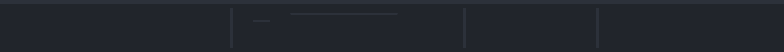
           <widget class="QFrame" name="content_tool_bar">
            <property name="enabled">
             <bool>true</bool>
            </property>
            <property name="sizePolicy">
             <sizepolicy hsizetype="Expanding" vsizetype="Expanding">
              <horstretch>0</horstretch>
              <verstretch>0</verstretch>
             </sizepolicy>
            </property>
            <property name="minimumSize">
             <size>
              <width>0</width>
              <height>50</height>
             </size>
            </property>
            <property name="maximumSize">
             <size>
              <width>16777215</width>
              <height>50</height>
             </size>
            </property>
            <property name="styleSheet">
             <string notr="true">border-top: 2px solid rgb(44, 49, 58);
background-color: rgb(33, 37, 43);
</string>
            </property>
            <layout class="QVBoxLayout" name="content_tool_bar_layout">
             <property name="spacing">
              <number>0</number>
             </property>
             <property name="sizeConstraint">
              <enum>QLayout::SetMinAndMaxSize</enum>
             </property>
             <property name="leftMargin">
              <number>0</number>
             </property>
             <property name="topMargin">
              <number>0</number>
             </property>
             <property name="rightMargin">
              <number>0</number>
             </property>
             <property name="bottomMargin">
              <number>0</number>
             </property>
             <item>
              <widget class="QFrame" name="toolbar_container">
               <property name="minimumSize">
                <size>
                 <width>0</width>
                 <height>50</height>
                </size>
               </property>
               <property name="maximumSize">
                <size>
                 <width>16777215</width>
                 <height>50</height>
                </size>
               </property>
               <property name="styleSheet">
                <string notr="true">QPushButton { background-color: rgba(255, 255, 255, 0); border: none;  border-radius: 5px; }
QPushButton:hover { background-color: rgba(255, 255, 255, 0.5); border-style: solid; border-radius: 4px; }
QPushButton:pressed { background-color: rgb(23, 26, 30); border-style: solid; border-radius: 4px; }</string>
               </property>
               <property name="lineWidth">
                <number>0</number>
               </property>
               <layout class="QHBoxLayout" name="tool_bar_container_layout">
                <property name="spacing">
                 <number>0</number>
                </property>
                <property name="leftMargin">
                 <number>0</number>
                </property>
                <property name="topMargin">
                 <number>0</number>
                </property>
                <property name="rightMargin">
                 <number>0</number>
                </property>
                <property name="bottomMargin">
                 <number>0</number>
                </property>
                <item>
                 <layout class="QHBoxLayout" name="toolbar_left">
                  <property name="spacing">
                   <number>30</number>
                  </property>
                  <property name="leftMargin">
                   <number>20</number>
                  </property>
                  <property name="rightMargin">
                   <number>20</number>
                  </property>
                  <item>
                   <widget class="QPushButton" name="back_button">
                    <property name="enabled">
                     <bool>true</bool>
                    </property>
                    <property name="minimumSize">
                     <size>
                      <width>25</width>
                      <height>25</height>
                     </size>
                    </property>
                    <property name="maximumSize">
                     <size>
                      <width>25</width>
                      <height>25</height>
                     </size>
                    </property>
                    <property name="toolTip">
                     <string>Back to previous page</string>
                    </property>
                    <property name="styleSheet">
                     <string notr="true"/>
                    </property>
                    <property name="text">
                     <string/>
                    </property>
                    <property name="icon">
                     <iconset>
                      <normalon>:/images/toolbar/images/toolbar/back.png</normalon>
                      <disabledon>:/images/toolbar/images/toolbar/back-disabled.png</disabledon>
                     </iconset>
                    </property>
                    <property name="iconSize">
                     <size>
                      <width>25</width>
                      <height>25</height>
                     </size>
                    </property>
                   </widget>
                  </item>
                  <item>
                   <widget class="QPushButton" name="forward_button">
                    <property name="maximumSize">
                     <size>
                      <width>25</width>
                      <height>25</height>
                     </size>
                    </property>
                    <property name="toolTip">
                     <string>Forward to next page</string>
                    </property>
                    <property name="text">
                     <string/>
                    </property>
                    <property name="icon">
                     <iconset>
                      <normalon>:/images/toolbar/images/toolbar/forward.png</normalon>
                      <disabledon>:/images/toolbar/images/toolbar/forward-disabled.png</disabledon>
                     </iconset>
                    </property>
                    <property name="iconSize">
                     <size>
                      <width>25</width>
                      <height>25</height>
                     </size>
                    </property>
                   </widget>
                  </item>
                  <item>
                   <widget class="QPushButton" name="reload_button">
                    <property name="enabled">
                     <bool>true</bool>
                    </property>
                    <property name="minimumSize">
                     <size>
                      <width>25</width>
                      <height>25</height>
                     </size>
                    </property>
                    <property name="maximumSize">
                     <size>
                      <width>25</width>
                      <height>25</height>
                     </size>
                    </property>
                    <property name="toolTip">
                     <string>Reload page</string>
                    </property>
                    <property name="text">
                     <string/>
                    </property>
                    <property name="icon">
                     <iconset>
                      <normalon>:/images/toolbar/images/toolbar/reload.png</normalon>
                      <disabledon>:/images/toolbar/images/toolbar/reload-disabled.png</disabledon>
                     </iconset>
                    </property>
                    <property name="iconSize">
                     <size>
                      <width>25</width>
                      <height>25</height>
                     </size>
                    </property>
                   </widget>
                  </item>
                  <item>
                   <widget class="QPushButton" name="home_button">
                    <property name="enabled">
                     <bool>true</bool>
                    </property>
                    <property name="maximumSize">
                     <size>
                      <width>25</width>
                      <height>25</height>
                     </size>
                    </property>
                    <property name="toolTip">
                     <string>Go home</string>
                    </property>
                    <property name="text">
                     <string/>
                    </property>
                    <property name="icon">
                     <iconset>
                      <normalon>:/images/toolbar/images/toolbar/home.png</normalon>
                      <disabledon>:/images/toolbar/images/toolbar/home-disabled.png</disabledon>
                     </iconset>
                    </property>
                    <property name="iconSize">
                     <size>
                      <width>25</width>
                      <height>25</height>
                     </size>
                    </property>
                   </widget>
                  </item>
                 </layout>
                </item>
                <item>
                 <layout class="QHBoxLayout" name="tool_bar_center">
                  <property name="spacing">
                   <number>20</number>
                  </property>
                  <property name="leftMargin">
                   <number>0</number>
                  </property>
                  <item>
                   <widget class="Line" name="separator_url_bar_left">
                    <property name="minimumSize">
                     <size>
                      <width>0</width>
                      <height>0</height>
                     </size>
                    </property>
                    <property name="maximumSize">
                     <size>
                      <width>16777215</width>
                      <height>40</height>
                     </size>
                    </property>
                    <property name="styleSheet">
                     <string notr="true">background-color: rgb(44, 49, 58);</string>
                    </property>
                    <property name="frameShadow">
                     <enum>QFrame::Plain</enum>
                    </property>
                    <property name="lineWidth">
                     <number>2</number>
                    </property>
                    <property name="midLineWidth">
                     <number>0</number>
                    </property>
                    <property name="orientation">
                     <enum>Qt::Vertical</enum>
                    </property>
                   </widget>
                  </item>
                  <item>
                   <widget class="QLabel" name="httpsIcon">
                    <property name="minimumSize">
                     <size>
                      <width>17</width>
                      <height>17</height>
                     </size>
                    </property>
                    <property name="maximumSize">
                     <size>
                      <width>16</width>
                      <height>16</height>
                     </size>
                    </property>
                    <property name="lineWidth">
                     <number>0</number>
                    </property>
                    <property name="text">
                     <string/>
                    </property>
                    <property name="pixmap">
                     <pixmap resource="resources.qrc">:/images/toolbar/images/toolbar/lock-open.png</pixmap>
                    </property>
                    <property name="scaledContents">
                     <bool>false</bool>
                    </property>
                   </widget>
                  </item>
                  <item>
                   <widget class="QLineEdit" name="url_line_edit">
                    <property name="minimumSize">
                     <size>
                      <width>0</width>
                      <height>30</height>
                     </size>
                    </property>
                    <property name="maximumSize">
                     <size>
                      <width>16777215</width>
                      <height>30</height>
                     </size>
                    </property>
                   </widget>
                  </item>
                  <item>
                   <widget class="QPushButton" name="stop_button">
                    <property name="maximumSize">
                     <size>
                      <width>25</width>
                      <height>25</height>
                     </size>
                    </property>
                    <property name="toolTip">
                     <string>Stop loading current page</string>
                    </property>
                    <property name="text">
                     <string/>
                    </property>
                    <property name="icon">
                     <iconset>
                      <normalon>:/images/toolbar/images/toolbar/close.png</normalon>
                      <disabledon>:/images/toolbar/images/toolbar/close-disabled.png</disabledon>
                     </iconset>
                    </property>
                    <property name="iconSize">
                     <size>
                      <width>25</width>
                      <height>25</height>
                     </size>
                    </property>
                   </widget>
                  </item>
                  <item>
                   <widget class="Line" name="separator_url_bar_right">
                    <property name="minimumSize">
                     <size>
                      <width>0</width>
                      <height>0</height>
                     </size>
                    </property>
                    <property name="maximumSize">
                     <size>
                      <width>16777215</width>
                      <height>40</height>
                     </size>
                    </property>
                    <property name="styleSheet">
                     <string notr="true">background-color: rgb(44, 49, 58);</string>
                    </property>
                    <property name="lineWidth">
                     <number>2</number>
                    </property>
                    <property name="midLineWidth">
                     <number>0</number>
                    </property>
                    <property name="orientation">
                     <enum>Qt::Vertical</enum>
                    </property>
                   </widget>
                  </item>
                 </layout>
                </item>
                <item>
                 <layout class="QHBoxLayout" name="tool_bar_right">
                  <property name="spacing">
                   <number>30</number>
                  </property>
                  <property name="leftMargin">
                   <number>20</number>
                  </property>
                  <property name="rightMargin">
                   <number>20</number>
                  </property>
                  <item>
                   <widget class="QPushButton" name="start_acquisition_button">
                    <property name="enabled">
                     <bool>true</bool>
                    </property>
                    <property name="maximumSize">
                     <size>
                      <width>25</width>
                      <height>25</height>
                     </size>
                    </property>
                    <property name="toolTip">
                     <string>Start acquisition</string>
                    </property>
                    <property name="statusTip">
                     <string/>
                    </property>
                    <property name="text">
                     <string/>
                    </property>
                    <property name="icon">
                     <iconset>
                      <normalon>:/images/toolbar/images/toolbar/start.png</normalon>
                      <disabledon>:/images/toolbar/images/toolbar/start-disabled.png</disabledon>
                     </iconset>
                    </property>
                    <property name="iconSize">
                     <size>
                      <width>25</width>
                      <height>25</height>
                     </size>
                    </property>
                   </widget>
                  </item>
                  <item>
                   <widget class="QPushButton" name="stop_acquisition_button">
                    <property name="enabled">
                     <bool>false</bool>
                    </property>
                    <property name="maximumSize">
                     <size>
                      <width>25</width>
                      <height>25</height>
                     </size>
                    </property>
                    <property name="toolTip">
                     <string>Stop acquisition</string>
                    </property>
                    <property name="statusTip">
                     <string/>
                    </property>
                    <property name="text">
                     <string/>
                    </property>
                    <property name="icon">
                     <iconset>
                      <normalon>:/images/toolbar/images/toolbar/stop.png</normalon>
                      <disabledon>:/images/toolbar/images/toolbar/stop-disabled.png</disabledon>
                     </iconset>
                    </property>
                    <property name="iconSize">
                     <size>
                      <width>25</width>
                      <height>25</height>
                     </size>
                    </property>
                   </widget>
                  </item>
                  <item>
                   <widget class="Line" name="separator_screen_shot">
                    <property name="minimumSize">
                     <size>
                      <width>0</width>
                      <height>40</height>
                     </size>
                    </property>
                    <property name="maximumSize">
                     <size>
                      <width>16777215</width>
                      <height>40</height>
                     </size>
                    </property>
                    <property name="styleSheet">
                     <string notr="true">background-color: rgb(44, 49, 58);</string>
                    </property>
                    <property name="lineWidth">
                     <number>2</number>
                    </property>
                    <property name="orientation">
                     <enum>Qt::Vertical</enum>
                    </property>
                   </widget>
                  </item>
                  <item>
                   <widget class="QPushButton" name="screenshot_visible_area_button">
                    <property name="enabled">
                     <bool>false</bool>
                    </property>
                    <property name="maximumSize">
                     <size>
                      <width>25</width>
                      <height>25</height>
                     </size>
                    </property>
                    <property name="toolTip">
                     <string>Take a screenshot on view area</string>
                    </property>
                    <property name="text">
                     <string/>
                    </property>
                    <property name="icon">
                     <iconset>
                      <normalon>:/images/toolbar/images/toolbar/camera.png</normalon>
                      <disabledon>:/images/toolbar/images/toolbar/camera-disabled.png</disabledon>
                     </iconset>
                    </property>
                    <property name="iconSize">
                     <size>
                      <width>25</width>
                      <height>25</height>
                     </size>
                    </property>
                   </widget>
                  </item>
                  <item>
                   <widget class="QPushButton" name="screenshot_selected_area_button">
                    <property name="enabled">
                     <bool>false</bool>
                    </property>
                    <property name="maximumSize">
                     <size>
                      <width>25</width>
                      <height>25</height>
                     </size>
                    </property>
                    <property name="toolTip">
                     <string>Take a screenshot on the selected area</string>
                    </property>
                    <property name="statusTip">
                     <string/>
                    </property>
                    <property name="text">
                     <string/>
                    </property>
                    <property name="icon">
                     <iconset>
                      <normalon>:/images/toolbar/images/toolbar/select.png</normalon>
                      <disabledon>:/images/toolbar/images/toolbar/select-disabled.png</disabledon>
                     </iconset>
                    </property>
                    <property name="iconSize">
                     <size>
                      <width>25</width>
                      <height>25</height>
                     </size>
                    </property>
                   </widget>
                  </item>
                  <item>
                   <widget class="QPushButton" name="screenshot_full_page_button">
                    <property name="enabled">
                     <bool>false</bool>
                    </property>
                    <property name="minimumSize">
                     <size>
                      <width>25</width>
                      <height>25</height>
                     </size>
                    </property>
                    <property name="maximumSize">
                     <size>
                      <width>25</width>
                      <height>25</height>
                     </size>
                    </property>
                    <property name="toolTip">
                     <string>Take a full page screenshot</string>
                    </property>
                    <property name="text">
                     <string/>
                    </property>
                    <property name="icon">
                     <iconset>
                      <normalon>:/images/toolbar/images/toolbar/scroll.png</normalon>
                      <disabledon>:/images/toolbar/images/toolbar/scroll-disabled.png</disabledon>
                     </iconset>
                    </property>
                    <property name="iconSize">
                     <size>
                      <width>25</width>
                      <height>25</height>
                     </size>
                    </property>
                   </widget>
                  </item>
                 </layout>
                </item>
               </layout>
              </widget>
             </item>
            </layout>
           </widget>
